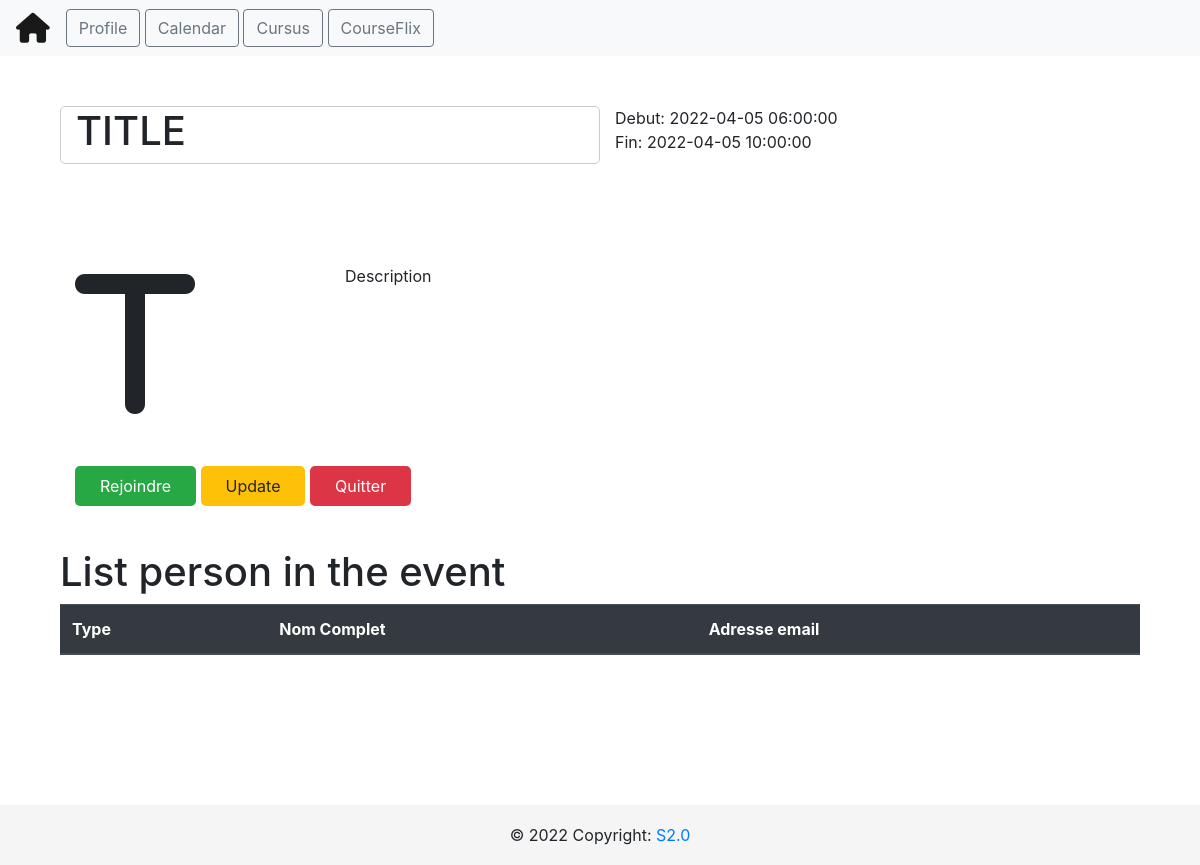
The page /calendar/event/1 on the database as committed earlier.
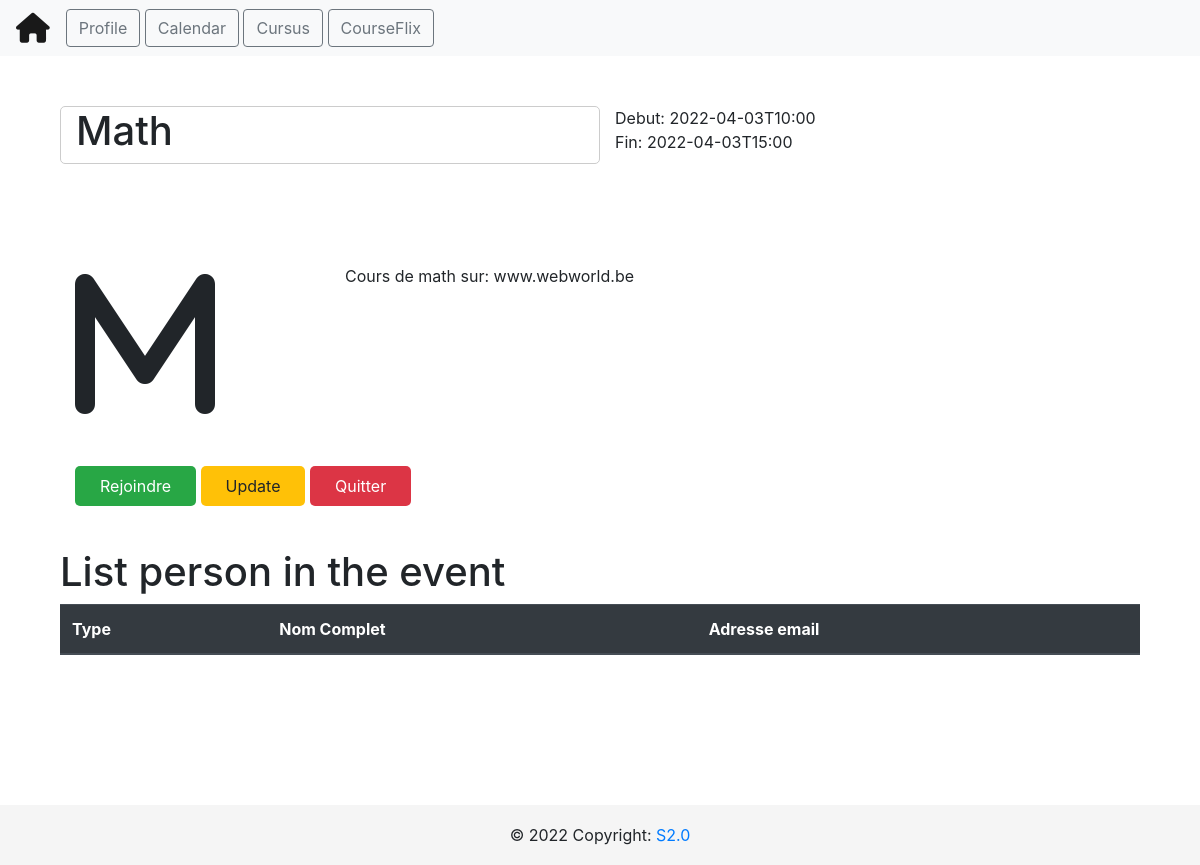
The same page on the database as committed later.
### tables this page shows
CREATE TABLE events (
                        event_id INTEGER NOT NULL, 
                        title VARCHAR(100), 
                        date_from INTEGER, 
                        date_to INTEGER, 
                        organizer INTEGER, event_description TEXT, category_id INTEGER, 
                        PRIMARY KEY (event_id)
                    );

### app.py (the view, shortened to what this page needs)
@api.route("/calendar/event/<int:id>")
def get_event(id):
    cursor = db.cursor()
    cursor.execute("SELECT * FROM events WHERE event_id = {}".format(id))
    rows = cursor.fetchall()
    event = rows
    cursor.execute("SELECT * FROM event_attendes WHERE event_id = {}".format(id))
    rows = cursor.fetchall()
    person_attendes = rows
    persons = []
    return render_template(
        "view_event.html",
        event={
            "event_id": event[0][0],
            "title": event[0][1],
            "start": event[0][2],
            "end": event[0][3],
            "organizer": event[0][4],
            "description": event[0][5],
            "category_id": event[0][6],
        },
        persons=persons,
    )

### templates/view_event.html (shortened to what this page needs)
{% extends "layout.html" %} {% block title %} {{event.title}} {% endblock %} {%
block head %} {{ super() }}
{% endblock %} {% block content %}
<section>
  <div class="container">
    <div class="row row-event event-header">
      <div class="col-md-6 event-title">
        <h1>{{event.title}}</h1>
      </div>
      <div class="col-md-6">
        <div class="row">
          <div class="col-md-12 event-date">Debut: {{event.start}}</div>
        </div>
        <div class="row">
          <div class="col-md-12 event-date">Fin: {{event.end}}</div>
        </div>
      </div>
    </div>
    <div class="row row-event">
      <div class="col-md-3 event-icon">
        <i class="fa-solid fa-{{event.title[0]|lower}} fa-10x"></i>
      </div>
      <div class="col-md-6 event-description">
        <div class="row">
          <div class="col-md-12">{{event.description}}</div>
        </div>
      </div>
    </div>
    <div class="row row-event">
      <div class="col-md-6">
        <a href="#" class="btn-event btn-success">Rejoindre</a>
        <a href="#" class="btn-event btn-warning" id="updater">Update</a>
        <a href="#" class="btn-event btn-danger">Quitter</a>
      </div>
    </div>
  </div>
</section>
<section>
  <div class="container">
    <div class="row">
      <div class="col-md-12">
        <h1>List person in the event</h1>
      </div>
    </div>
    <div class="row">
      <div class="col-md-12">
        <table class="table">
          <thead class="thead-dark">
            <th>Type</th>
            <th>Nom Complet</th>
            <th>Adresse email</th>
          </thead>
        </table>
      </div>
    </div>
  </div>
</section>
{% endblock %}

### templates/layout.html (shortened to what this page needs)
<!DOCTYPE html>
<html lang="en">
<head>
    {% block head %}
    <link rel="stylesheet" href="./css/profile.css">
    <link href="//netdna.bootstrapcdn.com/font-awesome/3.2.1/css/font-awesome.css" rel="stylesheet">
    <link rel="stylesheet" href="https://cdn.jsdelivr.net/npm/bootstrap@4.3.1/dist/css/bootstrap.min.css">
    {% endblock %}
</head>
<body>
    <nav class="navbar navbar-light bg-light">
        <form class="form-inline">
            <a href="/" class="navbar-brand navbar-left">
                <i class="fa fa-home fa-xl"></i>
            </a>
            <span>
                <a href="/profile">
                    <button class="btn btn btn-outline-secondary float" type="button">
                        Profile
                    </button>
                </a>
                <a href="/calendar">
                    <button class="btn btn btn-outline-secondary" type="button">
                        Calendar
                    </button>
                </a>
                <a href="/courses">
                    <button class="btn btn btn-outline-secondary" type="button">
                        Cursus
                    </button>
                </a>
                <a href="/cursusflix">
                    <button class="btn btn btn-outline-secondary" type="button">
                        CourseFlix
                    </button>
                </a>
            </span>
        </form>
    </nav>
    <div class="container">
{% block content %}{% endblock %}
    </div>
    <footer class="footer">
        <div class="footer-copyright text-center">© 2022 Copyright:
          <a href="/">S2.0</a>
        </div>
      </footer>
</body>
</html>

### templates/css/profile.css (style rules this page uses)
body { color: #6F8BA4; margin-top:20px; }

### templates/layout.html (style rules this page uses)
footer { position: stick; bottom: 0; width: 100%; height: 60px; line-height: 60px; background-color: #f5f5f5; }
body { min-height: 100vh!important; }
.navbar a { text-decoration: none!important; }

### templates/view_event.html (style rules this page uses)
.row-event { margin: 50px auto; }
.event-title { border: 1px solid #ccc; border-radius: 5px; decoration: underline; }
.btn-event { min-width: 60px; padding: 10px 25px; border-radius: 5px; }
.table { margin-bottom: 150px; }

Rows that differ between the two databases and show on the page:
changed events: title "TITLE" → "Math"; start "2022-04-05 06:00:00" → "2022-04-03T10:00"; end "2022-04-05 10:00:00" → "2022-04-03T15:00"; description "Description" → "Cours de math sur: www.webworld.be"
